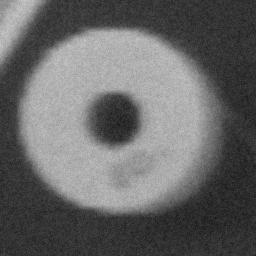
#> input picture img_lab2/RONDELLE.png, 256 x 256 px
$ jupyter execute umbralizacionDobleR.ipynb
#> lines starting #> are read from the running program, lines starting #| are printed output that depends on the picture; after the words box and inside, x2 and y2 are one past the last pixel; in counts of white or black regions, pixels touching at a corner belong together
# Umbralización doble

[cell 1]
import cv2
import matplotlib.pyplot as plt
import numpy as np
from skimage import exposure

[cell 2]
rondelleImg = cv2.imread("img_lab2/RONDELLE.png", cv2.IMREAD_GRAYSCALE)
#> rondelleImg is the input picture: shape (256, 256); min 25, max 203, mean 102.6
angioImg = cv2.imread("img_lab2/ANGIO.png", cv2.IMREAD_GRAYSCALE)
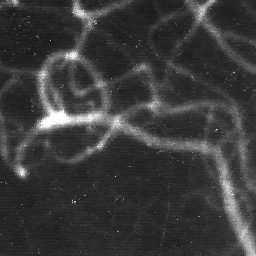
#> input picture img_lab2/ANGIO.png, 256 x 256 px
#> angioImg is the input picture: shape (256, 256); min 20, max 255, mean 58.9

plt.imshow(angioImg, cmap='gray', vmin=0, vmax=255)
plt.axis("off")

[cell 3]
plt.imshow(rondelleImg, cmap='gray', vmin=0, vmax=255)
plt.axis("off")

[cell 4]
img1 = cv2.inRange(angioImg, 70, 140)
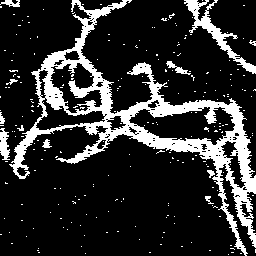
#> img1: shape (256, 256); 18% white; 235 white regions (223 under 20 px), largest, box (x1, y1, x2, y2) and area: (9, 0, 256, 256) 9741, (184, 0, 256, 74) 947, (0, 128, 10, 160) 215
plt.imshow(img1, cmap="gray", vmin=0, vmax=255)
plt.axis("off")

[cell 5]
# Cambiar el 255 por 128 para los valores entre 70 y 140

array1 = np.where(img1 == 255, 128, 0).astype(np.uint8)
plt.imshow(array1, cmap= "gray", vmin=0, vmax= 255)
plt.axis("off")

[cell 6]
thres_val, img2 = cv2.threshold(angioImg, 140, 255, cv2.THRESH_BINARY)
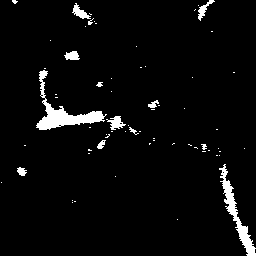
#> img2: shape (256, 256); 3.9% white; 65 white regions (53 under 20 px), largest, box (x1, y1, x2, y2) and area: (36, 70, 107, 130) 1009, (219, 164, 256, 256) 724, (106, 116, 126, 130) 141
plt.imshow(img2, cmap='gray', vmin=0, vmax=255)
plt.axis("off")

[cell 7]
result = cv2.bitwise_or(array1, img2)
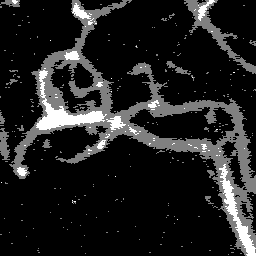
#> result: shape (256, 256); min 0, max 255, mean 33.1
plt.imshow(result, cmap="gray", vmin=0, vmax=255)
plt.axis("off")

[cell 8]
img1 = cv2.inRange(rondelleImg, 70, 140)
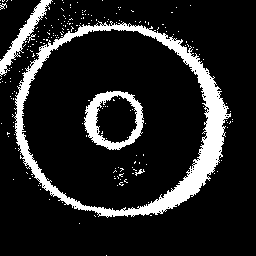
#> img1: shape (256, 256); 13.7% white; 204 white regions (198 under 20 px), largest, box (x1, y1, x2, y2) and area: (14, 21, 231, 218) 6451, (84, 91, 144, 150) 1293, (0, 0, 53, 77) 819, (135, 169, 145, 176) 26, (0, 3, 7, 10) 21, (28, 34, 36, 43) 21
plt.imshow(img1, cmap="gray", vmin=0, vmax=255)
plt.axis("off")

[cell 9]
array1 = np.where(img1 == 255, 128, 0).astype(np.uint8)
plt.imshow(array1, cmap= "gray", vmin=0, vmax= 255)
plt.axis("off")

[cell 10]
thres_val, img2 = cv2.threshold(rondelleImg, 140, 255, cv2.THRESH_BINARY)
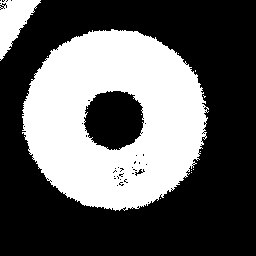
#> img2: shape (256, 256); 37.1% white; 13 white regions (11 under 20 px), largest, box (x1, y1, x2, y2) and area: (22, 29, 209, 211) 23032, (0, 0, 41, 61) 1249
plt.imshow(img2, cmap='gray', vmin=0, vmax=255)
plt.axis("off")

[cell 11]
result = cv2.bitwise_or(array1, img2)
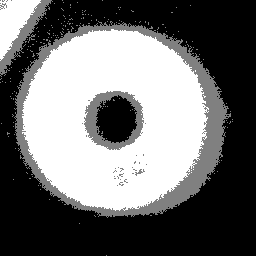
#> result: shape (256, 256); min 0, max 255, mean 112
plt.imshow(result, cmap="gray", vmin=0, vmax=255)
plt.axis("off")
